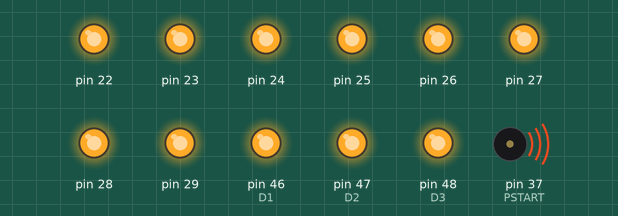
Simulated run of this sketch. Board: Arduino Mega 2560, built with avr-gcc and run on an emulated ATmega2560. On the bench: output pins drawn as LEDs (lit = HIGH), buzzer (waves = sounding). Pins used as bus, display or sensor lines are not drawn; what the sketch prints to the serial monitor is not drawn.

Above: at 0.05 s.
At 1.0 s:
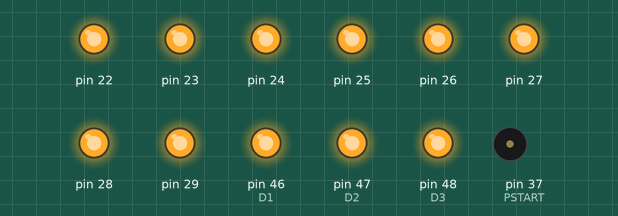
At 3.2 s:
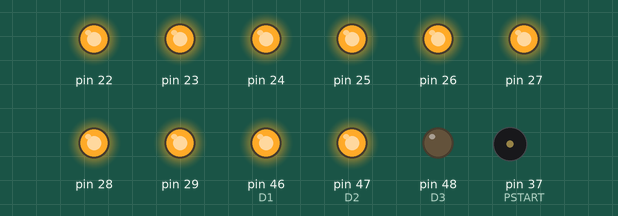
At 5.2 s:
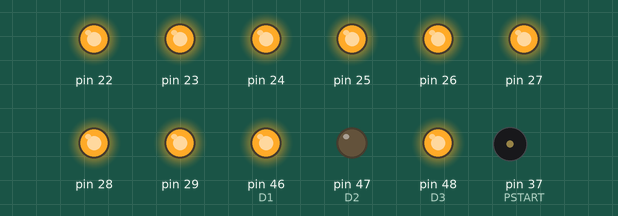
At 7.2 s:
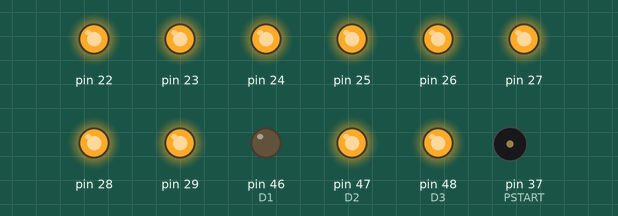
At 10.05 s:
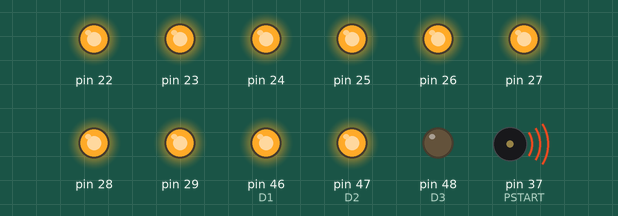
Timing chart, 0 to 10.4 s (numbered marks = the images above):
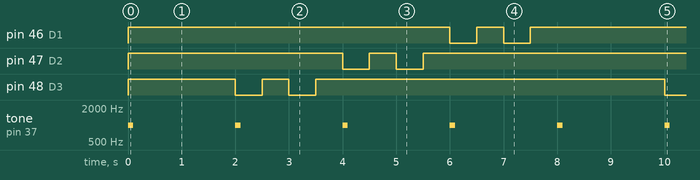

Measured:
- by itself, pin 46 (D1), pin 47 (D2), pin 48 (D3): repeats every 8.0 s: HIGH 0.50 s, LOW 0.50 s, HIGH 6.5 s, LOW 0.50 s
- by itself, tone on pin 37 (PSTART): alternates 1000 Hz for 0.10 s and silent for 1.9 s

The sketch:

711-t1-salidas-digitales.ino
```cpp
/*
Hacer un programa para que haga parpadear (encender y apagar)
todos los segmentos del digito de las unidades (D4) durante
2 segundos, aproximadamente. Luego hacer que el parpadeo
pase de forma secuencial al resto de los digitos:

Unidades-D4 (parpadeo 2 seg) -> decenas-D3 (parpadeo 2 seg) ->
centenas-D2 (parpadeo 2 seg) -> millares-D1 (parpadeo 2 seg) ->
unidades-D4 (parpadeo 2 seg) y asi, sucesivamente.

Al cambiar de digito, generar una señal acustica para avisar al usuario.
Tiene completa libertad para elegir la duracion y la frequency
del pitido (o señal acustica) que se oira por el zumbador/altavoz.
*/

// Pulsadores
#define PRIGHT 30	 // PC[7] pulsador right
#define PLEFT 31	 // PC[6] pulsador left
#define PUP 32		 // PC[5] pulsador up
#define PDOWN 33	 // PC[4] pulsador down
#define PSELECT 34 // PC[3] pulsador select/enter
#define PSTART 37	 // PC[0] speaker

// Display 8 segmentos
#define D4 49 // Pin 49 - unidades
#define D3 48 // Pin 48 - decenas
#define D2 47 // Pin 47 - centenas
#define D1 46 // Pin 46 - unidades de millar

// Matriz display 8 segmentos
char display_map[] = {D4, D3, D2, D1};

// Matriz teclado
char keyboard_map[][3] = {
		{'1', '2', '3'},
		{'4', '5', '6'},
		{'7', '8', '9'},
		{'*', '0', '#'}};

void setup()
{
	Serial.begin(9600); // Inicializamos el puerto serie

	// Puerto A salida
	DDRA = B11111111;	 // Configuramos el puerto A como salida (0xFF)
	PORTA = B11111111; // Inicializamos el puerto A a 1 (0xFF)

	// Puerto L teclado
	DDRL = B00001111;	 // Configuramos los pines 0, 1, 2 y 3 del puerto L como salida (0x0F)
	PORTL = B11111111; // Inicializamos el puerto L a 1 (0xFF)

	// Puerto C
	DDRC = B00000000;	 // Configuramos el pin 0 del puerto C como salida (0x00)
	PORTC = B11111111; // Inicializamos el puerto C a 1 (0cFF)
}

void loop()
{
	Serial.println("Hola mundo!");

	// Imprime matriz de teclado
	for (int i = 0; i < 4; i++)
	{
		for (int j = 0; j < 3; j++)
		{
			Serial.print(keyboard_map[i][j]);
		}
	}

	for (int i = 0; i < 4; i++)
	{
		// Sonar zumbador
		tone(PSTART, 1000, 100);

		// Parpadeo
		for (int j = 0; j < 2; j++)
		{
			digitalWrite(display_map[i], LOW);
			delay(500);
			digitalWrite(display_map[i], HIGH);
			delay(500);
		}
	}
}
```
